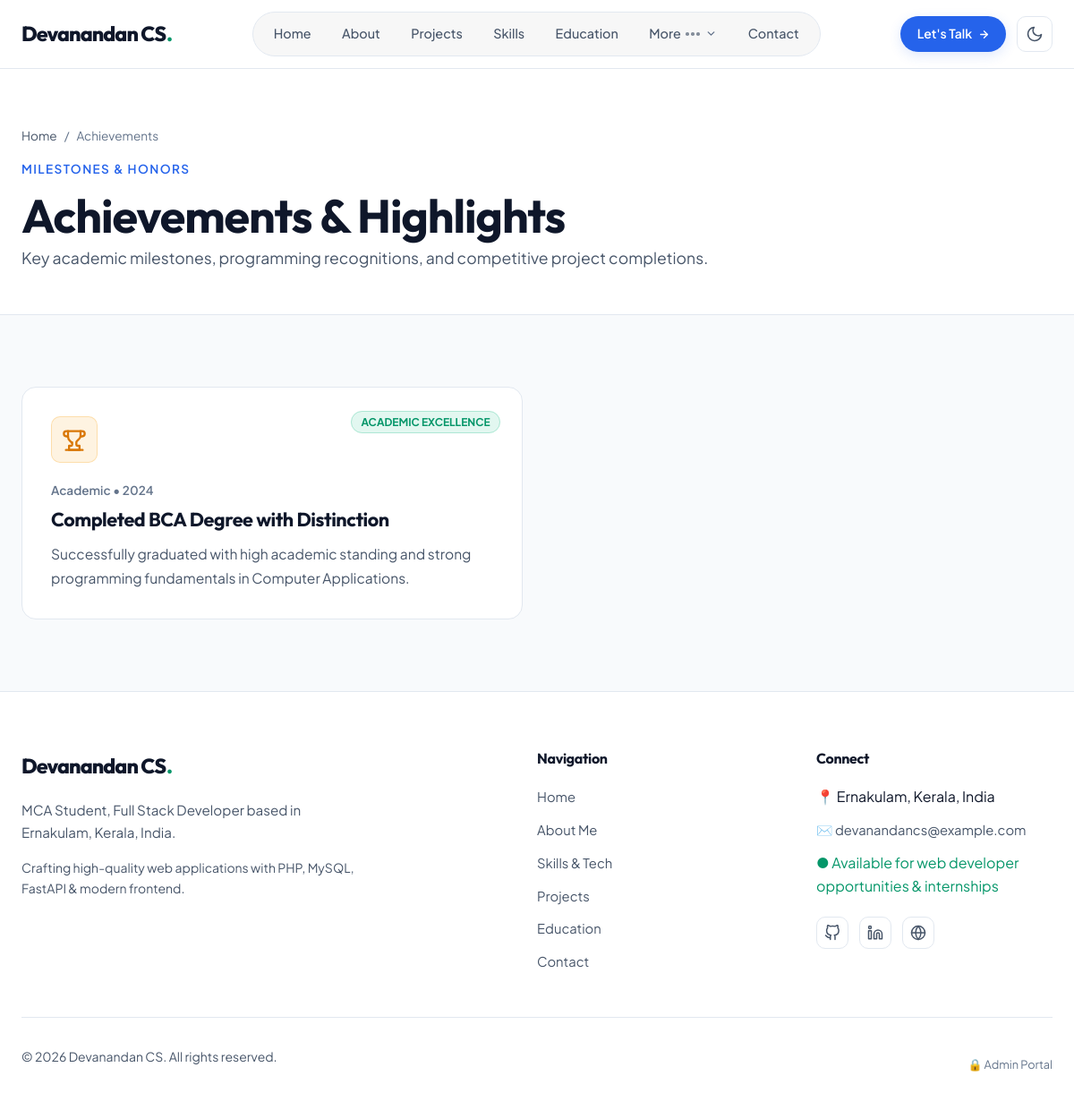
Screenshot of /achievements.php with the database file from the repository.
### tables this page shows
CREATE TABLE IF NOT EXISTS `profile` (
    `id` INT UNSIGNED AUTO_INCREMENT PRIMARY KEY,
    `full_name` VARCHAR(100) NOT NULL DEFAULT 'Devanandan CS',
    `displayed_name` VARCHAR(100) NOT NULL DEFAULT 'Devanandan CS',
    `professional_title` VARCHAR(150) NOT NULL DEFAULT 'MCA Student, Full Stack Developer',
    `tagline` VARCHAR(255) NOT NULL,
    `bio` TEXT NOT NULL,
    `location` VARCHAR(150) NOT NULL DEFAULT 'Ernakulam, Kerala, India',
    `email` VARCHAR(120) NOT NULL DEFAULT 'devanandancs@example.com',
    `phone` VARCHAR(30) DEFAULT NULL,
    `career_goal` VARCHAR(255) NOT NULL DEFAULT 'Become a web developer',
    `availability_status` VARCHAR(100) NOT NULL DEFAULT 'Available for opportunities',
    `profile_photo` VARCHAR(255) DEFAULT NULL,
    `resume_file` VARCHAR(255) DEFAULT NULL,
    `github_url` VARCHAR(255) DEFAULT 'https://github.com',
    `linkedin_url` VARCHAR(255) DEFAULT 'https://linkedin.com',
    `updated_at` TIMESTAMP DEFAULT CURRENT_TIMESTAMP ON UPDATE CURRENT_TIMESTAMP
);

CREATE TABLE IF NOT EXISTS `achievements` (
    `id` INT UNSIGNED AUTO_INCREMENT PRIMARY KEY,
    `title` VARCHAR(150) NOT NULL,
    `category` VARCHAR(80) NOT NULL DEFAULT 'Academic',
    `achievement_date` VARCHAR(30) NOT NULL,
    `description` TEXT NOT NULL,
    `highlight_badge` VARCHAR(80) DEFAULT NULL,
    `display_order` INT NOT NULL DEFAULT 0,
    `created_at` TIMESTAMP DEFAULT CURRENT_TIMESTAMP,
    INDEX `idx_achievements_order` (`display_order`)
);

CREATE TABLE IF NOT EXISTS `social_links` (
    `id` INT UNSIGNED AUTO_INCREMENT PRIMARY KEY,
    `platform` VARCHAR(60) NOT NULL,
    `url` VARCHAR(255) NOT NULL,
    `icon` VARCHAR(60) NOT NULL,
    `display_order` INT NOT NULL DEFAULT 0,
    `is_active` TINYINT(1) NOT NULL DEFAULT 1,
    `created_at` TIMESTAMP DEFAULT CURRENT_TIMESTAMP,
    INDEX `idx_social_order` (`display_order`)
);

### achievements.php (the view, shortened to what the rows shown need)
<?php
require_once __DIR__ . '/includes/header.php';
$db = get_db();
$achievementsList = [];
try {
    $stmt = $db->query("SELECT * FROM achievements ORDER BY display_order ASC, achievement_date DESC");
    $achievementsList = $stmt->fetchAll();
} catch (Exception $e) {}
?>
<header class="page-hero">
    <div class="container">
        <h1>Achievements &amp; Highlights</h1>
    </div>
</header>
<section class="section">
    <div class="container">
        <?php if (!empty($achievementsList)): ?>
            <div class="grid-2" style="gap: 2rem;">
                <?php foreach ($achievementsList as $ach): ?>
                    <div class="service-card" style="position: relative;">
                        <?php if (!empty($ach['highlight_badge'])): ?>
                            <div style="position: absolute; top: 1.5rem; right: 1.5rem;">
                                <span style="font-size: 0.75rem; font-weight: 700; text-transform: uppercase; background: rgba(16, 185, 129, 0.12); color: var(--accent-emerald); border: 1px solid rgba(16, 185, 129, 0.25); padding: 0.25rem 0.65rem; border-radius: var(--radius-full);">
                                    <?= e($ach['highlight_badge']) ?>
                                </span>
                            </div>
                        <?php endif; ?>
                        <div class="service-icon-box" style="background: rgba(245, 158, 11, 0.12); color: var(--accent-amber); border-color: rgba(245, 158, 11, 0.25);">
                        </div>
                        <div style="font-size: 0.85rem; color: var(--text-muted); font-weight: 600; margin-bottom: 0.5rem;">
                            <?= e($ach['category']) ?> • <?= e($ach['achievement_date']) ?>
                        </div>
                        <h2 style="font-size: 1.35rem; margin-bottom: 0.75rem; padding-right: 3rem;">
                            <?= e($ach['title']) ?>
                        </h2>
                        <p style="color: var(--text-secondary); line-height: 1.7; font-size: 0.975rem;">
                            <?= nl2br(e($ach['description'])) ?>
                        </p>
                    </div>
                <?php endforeach; ?>
            </div>
        <?php endif; ?>
    </div>
</section>
<?php include __DIR__ . '/includes/footer.php'; ?>

### includes/navbar.php (shortened to what the rows shown need)
<?php
$profile = get_profile();
$displayedName = !empty($profile['displayed_name']) ? $profile['displayed_name'] : (!empty($profile['full_name']) ? $profile['full_name'] : 'Portfolio');
?>
<header class="site-header" id="site-header">
    <div class="container">
        <nav class="navbar" aria-label="Main Portfolio Navigation">
            <a href="<?= url('') ?>" class="nav-brand" aria-label="<?= e($displayedName) ?> Home">
                <span class="brand-monogram"><?= e($displayedName) ?><span class="brand-accent-dot">.</span></span>
            </a>
        </nav>
    </div>
</header>

### includes/footer.php (shortened to what the rows shown need)
<?php
$profile = get_profile();
$displayedName = !empty($profile['displayed_name']) ? $profile['displayed_name'] : (!empty($profile['full_name']) ? $profile['full_name'] : 'Portfolio');
$footerTagline = get_setting('footer_tagline', 'Crafting high-quality web applications with PHP, MySQL, FastAPI & modern frontend.');
$rawCopyright = get_setting('footer_copyright', '© ' . date('Y') . ' ' . $displayedName . '. All rights reserved.');
$footerCopyright = str_ireplace('Devanandan CS', $displayedName, $rawCopyright);
$socialLinks = [];
try {
    $db = get_db();
    $stmt = $db->query("SELECT * FROM social_links WHERE is_active = 1 ORDER BY display_order ASC");
    $socialLinks = $stmt->fetchAll();
} catch (Exception $e) {
}
?>
    </main>
    <footer class="site-footer" id="site-footer">
        <div class="container">
            <div class="footer-grid">
                <div class="footer-col footer-col-brand">
                    <a href="<?= url('') ?>" class="nav-brand" aria-label="<?= e($displayedName) ?> Home">
                        <span class="brand-monogram"><?= e($displayedName) ?><span class="brand-accent-dot">.</span></span>
                    </a>
                    <p class="footer-brand-bio">
                        <?= e($profile['professional_title'] ?? 'MCA Student, Full Stack Developer') ?> based in <?= e($profile['location'] ?? 'Ernakulam, Kerala, India') ?>.
                    </p>
                    <p class="footer-brand-bio" style="margin-top: 0.5rem; font-size: 0.875rem;">
                        <?= e($footerTagline) ?>
                    </p>
                </div>
                <div class="footer-col">
                    <ul class="footer-links">
                        <li><span>📍 <?= e($profile['location'] ?? 'Ernakulam, Kerala, India') ?></span></li>
                        <li><a href="mailto:<?= e($profile['email'] ?? 'devanandancs@example.com') ?>">✉️ <?= e($profile['email'] ?? 'devanandancs@example.com') ?></a></li>
                        <li><span style="color: var(--accent-emerald);">● <?= e($profile['availability_status'] ?? 'Available for opportunities') ?></span></li>
                    </ul>
                    <?php if (!empty($socialLinks)): ?>
                        <div class="social-pills" style="margin-top: 1.25rem;">
                            <?php foreach ($socialLinks as $link): ?>
                                <a href="<?= e($link['url']) ?>" target="_blank" rel="noopener noreferrer" class="social-pill" title="<?= e($link['platform']) ?>">
                                </a>
                            <?php endforeach; ?>
                        </div>
                    <?php endif; ?>
                </div>
            </div>
            <div class="footer-bottom">
                <p><?= e($footerCopyright) ?></p>
                <div class="footer-admin-link">
                    <a href="<?= url('admin/login.php') ?>" style="color: var(--text-muted); font-size: 0.8rem;">🔒 Admin Portal</a>
                </div>
            </div>
        </div>
    </footer>
</body>
</html>

### rows the page displays
profile: displayed_name "Devanandan CS", professional_title "MCA Student, Full Stack Developer", location "Ernakulam, Kerala, India", email "devanandancs@example.com", availability_status "Available for web developer opportunities & internships", displayed_name "© 2026 Devanandan CS. All rights reserved."
achievements: highlight_badge "ACADEMIC EXCELLENCE", category "Academic", achievement_date "2024", title "Completed BCA Degree with Distinction", description "Successfully graduated with high academic standing and strong programming fundamentals in Computer Applications."
social_links: platform "GitHub" (drawn)
social_links: platform "LinkedIn" (drawn)
social_links: platform "Email" (drawn)

### other values shown
$footerTagline "Crafting high-quality web applications with PHP, MySQL, FastAPI & modern frontend."
